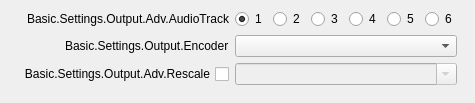
                   <widget class="QWidget" name="advOutputStreamTab">
                    <attribute name="title">
                     <string>Basic.Settings.Output.Adv.Streaming</string>
                    </attribute>
                    <layout class="QVBoxLayout" name="verticalLayout_12">
                     <property name="leftMargin">
                      <number>9</number>
                     </property>
                     <property name="topMargin">
                      <number>0</number>
                     </property>
                     <property name="rightMargin">
                      <number>9</number>
                     </property>
                     <property name="bottomMargin">
                      <number>9</number>
                     </property>
                     <item>
                      <widget class="QFrame" name="widget_4">
                       <layout class="QVBoxLayout" name="verticalLayout_14">
                        <property name="spacing">
                         <number>0</number>
                        </property>
                        <property name="leftMargin">
                         <number>0</number>
                        </property>
                        <property name="topMargin">
                         <number>0</number>
                        </property>
                        <property name="rightMargin">
                         <number>0</number>
                        </property>
                        <property name="bottomMargin">
                         <number>0</number>
                        </property>
                        <item>
                         <widget class="QFrame" name="advOutTopContainer">
                          <property name="sizePolicy">
                           <sizepolicy hsizetype="Preferred" vsizetype="Maximum">
                            <horstretch>0</horstretch>
                            <verstretch>0</verstretch>
                           </sizepolicy>
                          </property>
                          <layout class="QFormLayout" name="advOutTopLayout">
                           <property name="fieldGrowthPolicy">
                            <enum>QFormLayout::AllNonFixedFieldsGrow</enum>
                           </property>
                           <property name="labelAlignment">
                            <set>Qt::AlignRight|Qt::AlignTrailing|Qt::AlignVCenter</set>
                           </property>
                           <item row="1" column="0">
                            <widget class="QLabel" name="label_28">
                             <property name="minimumSize">
                              <size>
                               <width>170</width>
                               <height>0</height>
                              </size>
                             </property>
                             <property name="text">
                              <string>Basic.Settings.Output.Adv.AudioTrack</string>
                             </property>
                             <property name="alignment">
                              <set>Qt::AlignRight|Qt::AlignTrailing|Qt::AlignVCenter</set>
                             </property>
                            </widget>
                           </item>
                           <item row="1" column="1">
                            <widget class="QFrame" name="widget_8">
                             <property name="sizePolicy">
                              <sizepolicy hsizetype="Maximum" vsizetype="Preferred">
                               <horstretch>0</horstretch>
                               <verstretch>0</verstretch>
                              </sizepolicy>
                             </property>
                             <layout class="QHBoxLayout" name="horizontalLayout_7">
                              <property name="leftMargin">
                               <number>0</number>
                              </property>
                              <property name="topMargin">
                               <number>0</number>
                              </property>
                              <property name="rightMargin">
                               <number>0</number>
                              </property>
                              <property name="bottomMargin">
                               <number>0</number>
                              </property>
                              <item>
                               <widget class="QRadioButton" name="advOutTrack1">
                                <property name="text">
                                 <string notr="true">1</string>
                                </property>
                                <property name="checked">
                                 <bool>true</bool>
                                </property>
                               </widget>
                              </item>
                              <item>
                               <widget class="QRadioButton" name="advOutTrack2">
                                <property name="text">
                                 <string notr="true">2</string>
                                </property>
                               </widget>
                              </item>
                              <item>
                               <widget class="QRadioButton" name="advOutTrack3">
                                <property name="text">
                                 <string notr="true">3</string>
                                </property>
                               </widget>
                              </item>
                              <item>
                               <widget class="QRadioButton" name="advOutTrack4">
                                <property name="text">
                                 <string notr="true">4</string>
                                </property>
                               </widget>
                              </item>
                              <item>
                               <widget class="QRadioButton" name="advOutTrack5">
                                <property name="text">
                                 <string notr="true">5</string>
                                </property>
                               </widget>
                              </item>
                              <item>
                               <widget class="QRadioButton" name="advOutTrack6">
                                <property name="text">
                                 <string notr="true">6</string>
                                </property>
                               </widget>
                              </item>
                             </layout>
                            </widget>
                           </item>
                           <item row="2" column="0">
                            <widget class="QLabel" name="advOutEncLabel">
                             <property name="text">
                              <string>Basic.Settings.Output.Encoder</string>
                             </property>
                             <property name="buddy">
                              <cstring>advOutEncoder</cstring>
                             </property>
                            </widget>
                           </item>
                           <item row="2" column="1">
                            <widget class="QComboBox" name="advOutEncoder"/>
                           </item>
                           <item row="3" column="0">
                            <widget class="QCheckBox" name="advOutUseRescale">
                             <property name="sizePolicy">
                              <sizepolicy hsizetype="Minimum" vsizetype="Expanding">
                               <horstretch>0</horstretch>
                               <verstretch>0</verstretch>
                              </sizepolicy>
                             </property>
                             <property name="layoutDirection">
                              <enum>Qt::RightToLeft</enum>
                             </property>
                             <property name="text">
                              <string>Basic.Settings.Output.Adv.Rescale</string>
                             </property>
                            </widget>
                           </item>
                           <item row="3" column="1">
                            <widget class="QComboBox" name="advOutRescale">
                             <property name="enabled">
                              <bool>false</bool>
                             </property>
                             <property name="editable">
                              <bool>true</bool>
                             </property>
                            </widget>
                           </item>
                          </layout>
                         </widget>
                        </item>
                       </layout>
                      </widget>
                     </item>
                    </layout>
                   </widget>
